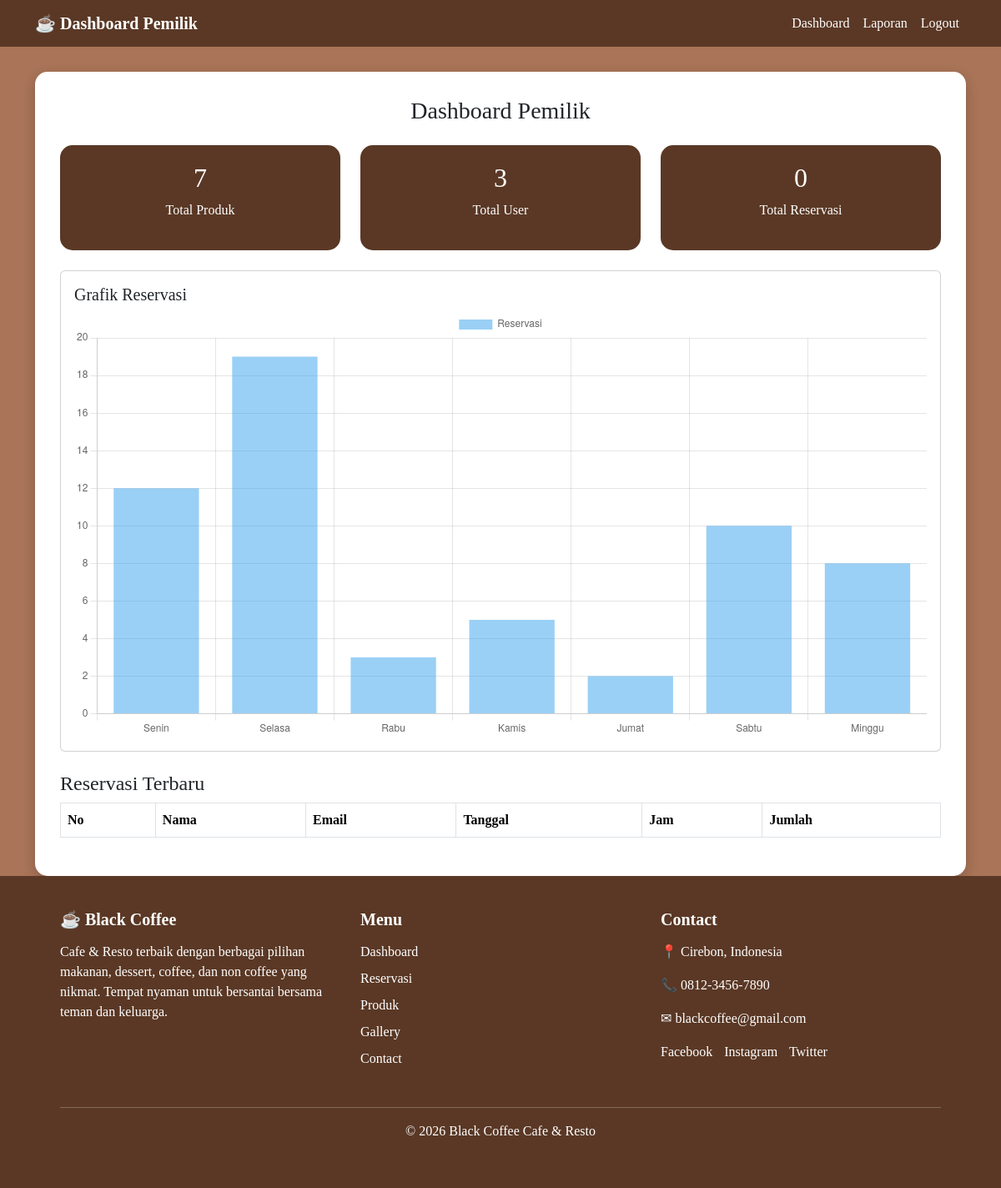
Page /pemilik/index.php (signed in) on the earlier database version.
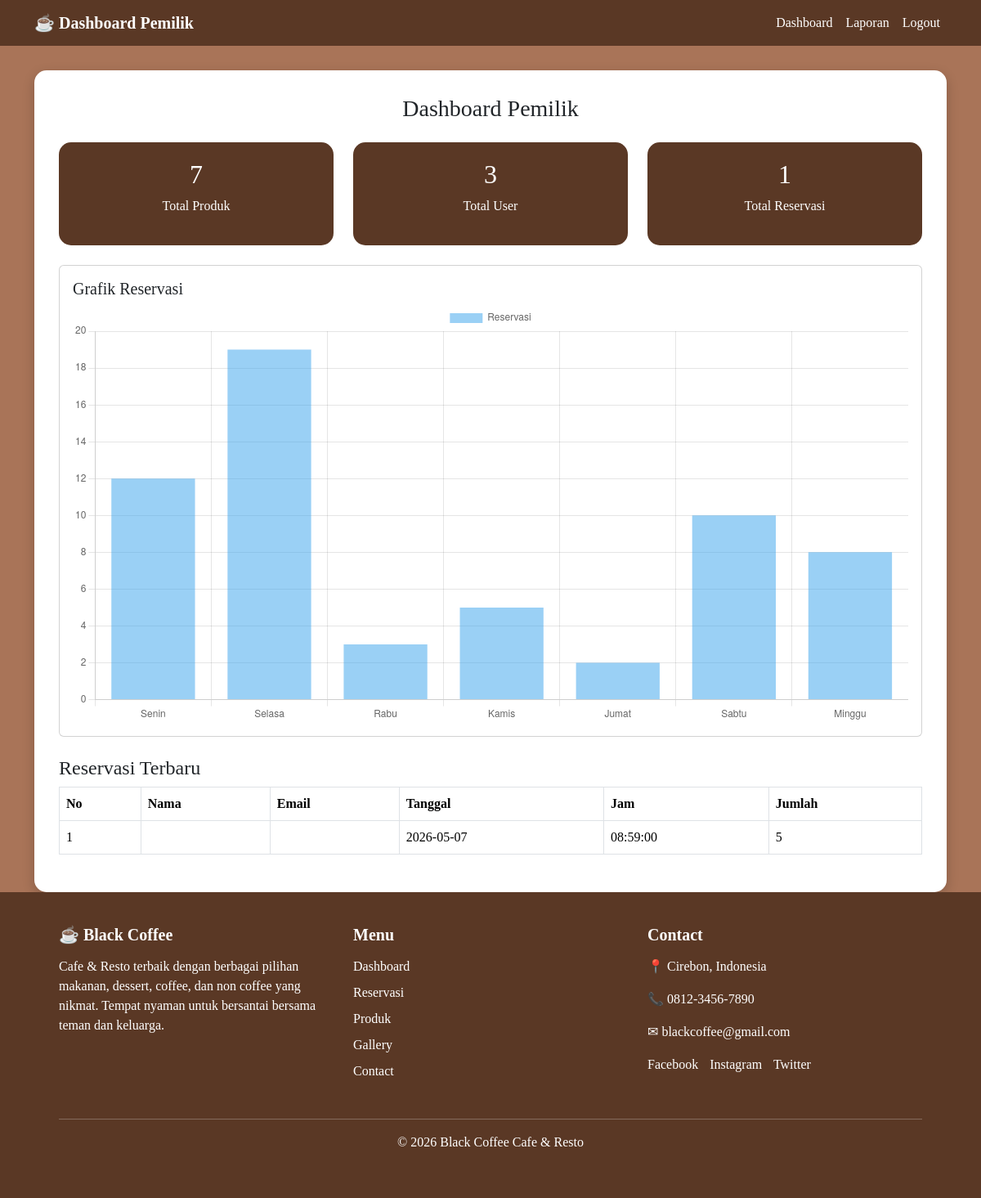
Same page on the later database version.
### tables this page shows
CREATE TABLE `reservasi` (
  `id_reservasi` int(11) NOT NULL,
  `id_user` int(11) NOT NULL,
  `tanggal` date NOT NULL,
  `jam` time NOT NULL,
  `jumlah_orang` int(11) NOT NULL,
  `status` enum('menunggu','disetujui','ditolak') DEFAULT 'menunggu',
  `created_at` timestamp NOT NULL DEFAULT current_timestamp()
);

### pemilik/index.php (called while the page is built, shortened)
<?php
include "dashboard.php";
?>

### pemilik/home.php (the view, shortened to what this page needs)
<div class="container-box">
<h3 class="text-center mb-4">Dashboard Pemilik</h3>
<div class="row mb-4">
<div class="col-md-4">
<div class="stat-card">
<h2><?= $total_produk ?></h2>
<p>Total Produk</p>
</div>
</div>
<div class="col-md-4">
<div class="stat-card">
<h2><?= $total_user ?></h2>
<p>Total User</p>
</div>
</div>
<div class="col-md-4">
<div class="stat-card">
<h2><?= $total_reservasi ?></h2>
<p>Total Reservasi</p>
</div>
</div>
</div>
<div class="card mb-4">
<div class="card-body">
<h5>Grafik Reservasi</h5>
<canvas id="chart"></canvas>
</div>
</div>
<h4>Reservasi Terbaru</h4>
<table class="table table-bordered">
<tr>
<th>No</th>
<th>Nama</th>
<th>Email</th>
<th>Tanggal</th>
<th>Jam</th>
<th>Jumlah</th>
</tr>
<?php $no=1; while($r=mysqli_fetch_assoc($reservasi)){ ?>
<tr>
<td><?= $no++ ?></td>
<td><?= $r['nama'] ?></td>
<td><?= $r['email'] ?></td>
<td><?= $r['tanggal'] ?></td>
<td><?= $r['jam'] ?></td>
<td><?= $r['jumlah_orang'] ?></td>
</tr>
<?php } ?>
</table>
</div>
<script>
new Chart(document.getElementById('chart'), {
    type: 'bar',
    data: {
        labels: ['Senin','Selasa','Rabu','Kamis','Jumat','Sabtu','Minggu'],
        datasets: [{
            label: 'Reservasi',
            data: [12,19,3,5,2,10,8]
        }]
    }
});
</script>

Differences in the rows shown:
added reservasi: tanggal "2026-05-07", jam "08:59:00", jumlah_orang "5"
Other differences:
$total_reservasi: "0" → "1"
